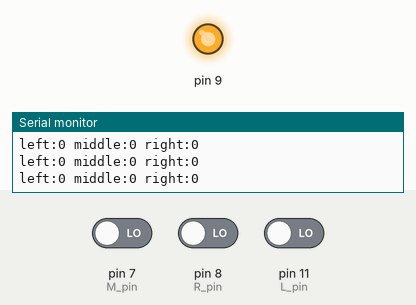
Bench run of a sketch on a simulated Arduino Uno, built with avr-gcc and run on an emulated ATmega328P. Parts: output pins drawn as LEDs (lit = HIGH), the last lines printed to the serial monitor. Inputs (shaded band) come from the test bench; at power-on: pin 7 (M_pin) LOW, pin 8 (R_pin) LOW, pin 11 (L_pin) LOW.

Above: at 1.2 s.
1.3 s: pin 7 (M_pin) driven HIGH
4.3 s: pin 8 (R_pin) driven HIGH
7.3 s: pin 11 (L_pin) driven HIGH
At 8.0 s:
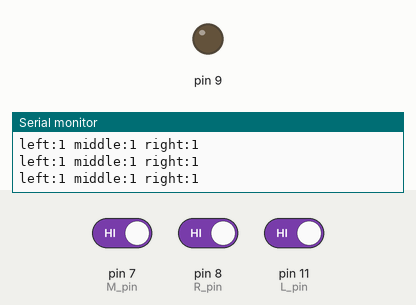
10.3 s: pin 11 (L_pin) driven LOW
At 11.7 s:
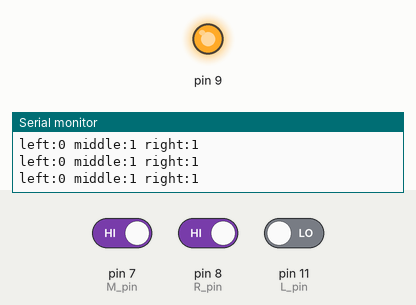
13.3 s: pin 8 (R_pin) driven LOW
16.3 s: pin 8 (R_pin) driven HIGH and pin 11 (L_pin) driven HIGH
At 17.1 s:
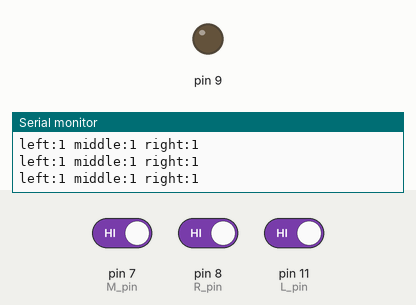
Timing chart, 0 to 19.3 s (numbered marks = the images above; inputs shaded):
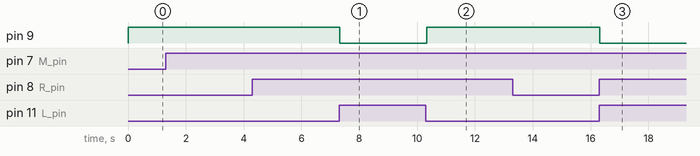

Measured:
- after the input at 7.3 s, pin 9: HIGH → LOW at once
- after the input at 10.3 s, pin 9: LOW → HIGH at once
- after the input at 16.3 s, pin 9: HIGH → LOW at once

The sketch:

Project_3.2_The_working_Principle_of_Line_Tracking_Sensor.ino
```cpp
/*
keyestudio 4wd BT Car V2
lesson 3.2
 Line Track sensor
 http://www.keyestudio.com
*/
int L_pin = 11;  //pins of  left line tracking sensor
int M_pin = 7;  //pins of  middle line tracking sensor
int R_pin = 8;  //pins of  right  line tracking sensor
int val_L,val_R,val_M;// define the variables of three sensors
void setup()
{
  Serial.begin(9600); // initialize serial communication at 9600 bits per second
  pinMode(L_pin,INPUT); // make the L_pin as an input
  pinMode(M_pin,INPUT); // make the M_pin as an input
  pinMode(R_pin,INPUT); // make the R_pin as an input
  pinMode(9, OUTPUT);
}
void loop()
{
  val_L = digitalRead(L_pin);//read the L_pin:
  val_R = digitalRead(R_pin);//read the R_pin:
  val_M = digitalRead(M_pin);//read the M_pin:
  Serial.print("left:");
  Serial.print(val_L);
  Serial.print(" middle:");
  Serial.print(val_M);
  Serial.print(" right:");
  Serial.println(val_R);


  if (val_L == HIGH)//if left line tracking sensor detects signals
  {
    digitalWrite(9, LOW);//LED is off
  }
  else//if left line tracking sensor doesn’t detect signals
  {
    digitalWrite(9, HIGH);//LED lights up
    delay(30);
  }

  if (val_R == HIGH)//if right line tracking sensor detects signals
  {
    digitalWrite(9, LOW);//LED is off
  }
  else//if right line tracking sensor doesn’t detect signals
  {
    digitalWrite(9, HIGH);//LED lights up
    delay(30);
  }

  if (val_M == HIGH)//if middle line tracking sensor detects signals
  {
    digitalWrite(9, LOW);//LED is off
  }
  else//if middle line tracking sensor doesn’t detect signals
  {
    digitalWrite(9, HIGH);//LED lights up
    delay(30);
  }
}
//****************************************************************************
```
